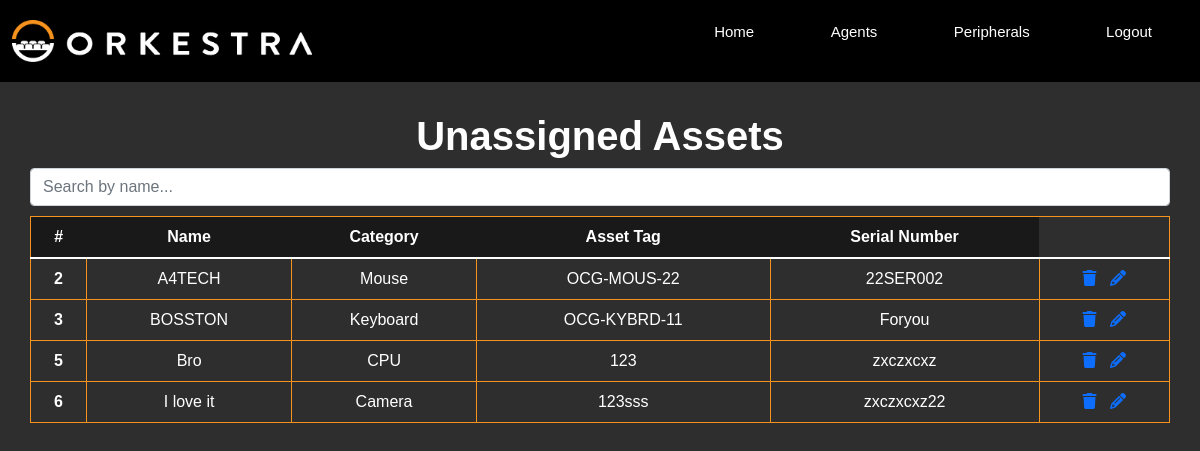
Page /asset-view on the earlier database version.
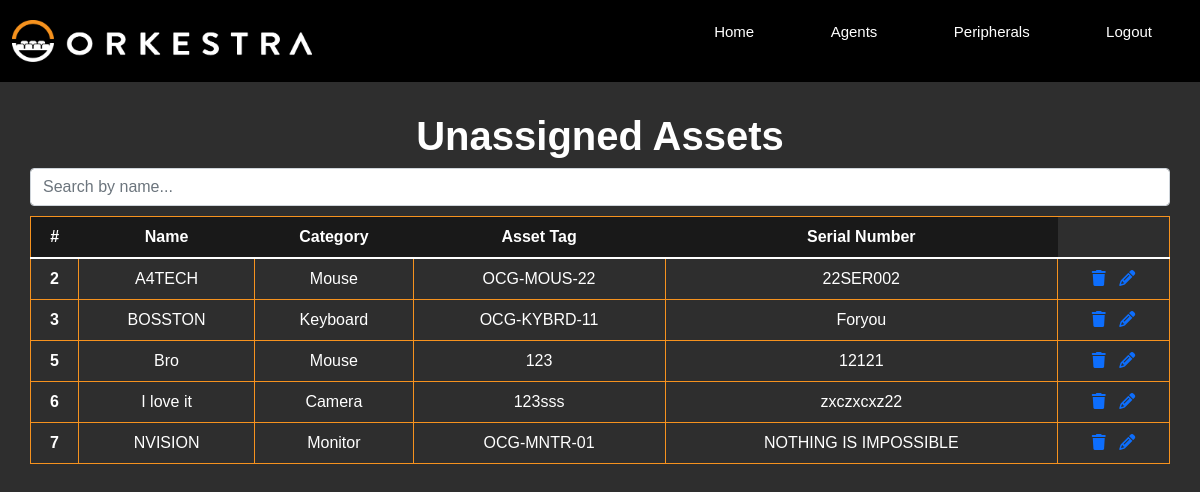
Same page on the later database version.
### models.py (models this page shows)
class Stock(db.Model):
    __tablename__ = 'stock'
    id = db.Column(db.Integer, primary_key=True, autoincrement=True)
    name = db.Column(db.Text, unique=False, nullable=False)
    category = db.Column(db.String(30), unique=False, nullable=False)
    asset_tag = db.Column(db.String(30), unique=False, nullable=False)
    serial_number = db.Column(db.String(30), unique=False, nullable=False)

### main.py (the view)
@app.route("/asset-view", methods=['GET'])
def asset_view():
    msg = ""
    all_stocks_query = """
    SELECT * FROM stock
    WHERE id NOT IN (
    SELECT stock_id FROM asset
    );
    """
    stocks_not_in_asset = db.session.execute(text(all_stocks_query))
    if not stocks_not_in_asset:
        msg = "No unassigned assets found."
    return render_template("asset-view.html", msg=msg, stocks=stocks_not_in_asset)

### templates/asset-view.html (shortened to what this page needs)
<!DOCTYPE html>
<html lang="en">
<head>
  <link href="https://cdn.jsdelivr.net/npm/bootstrap@5.1.3/dist/css/bootstrap.min.css" rel="stylesheet">
  <link rel="stylesheet" href="static\css\styles.css">
</head>
<body>
  <header>
    <nav>
     <a href="{{ url_for('home') }}"><img src="static\css\assets\orkestra-main-logo.png" alt=""></a>
     <div class="nav-links">
        <ul>
            <li><a href="{{ url_for('home') }}">Home</a></li>
            <li><a href="{{ url_for('view') }}">Agents</a></li>
            <li><a href="{{ url_for('asset_view') }}">Peripherals</a></li>
            <li><a href="{{ url_for('login') }}">Logout</a></li>
        </ul>
    </div>
    </nav>
</header>
    <div class="assetView">
      <div class="assetHeader">
        <h1>Unassigned Assets</h1>
        <div class="search-bar">
          <input type="text" class="form-control" id="myInput" onkeyup="myFunction()" placeholder="Search by name...">
        </div>
      </div>
      <div class="assetTable">
        <table class="table" id="myTable">
          <thead>
            <tr>
              <th scope="col">#</th>
              <th scope="col">Name</th>
              <th scope="col">Category</th>
              <th scope="col">Asset Tag</th>
              <th scope="col">Serial Number</th>
            </tr>
          </thead>
          <tbody>
            {% for stock in stocks %}
            <tr>
              <th scope="row">{{ stock.id }}</th>
              <td>{{ stock.name }}</td>
              <td>{{ stock.category }}</td>
              <td>{{ stock.asset_tag }}</td>
              <td>{{ stock.serial_number }}</td>
              <td>
                <a href="{{ url_for('delete_asset', asset_id=stock.id) }}" class="confirmation">  <i class="fa-solid fa-trash"></i>
                </a>
                <a href="{{ url_for('asset_update', num=stock.id) }}">
                    <i class="fa-solid fa-pencil"></i>
                  </a>
              </td>
            </tr>
            {% endfor %}
          </tbody>
        </table>
      </div>
    </div>
</body>
</html>

Differences in the rows shown:
changed Stock "Bro": category "CPU" → "Mouse"; serial_number "zxczxcxz" → "12121"
added Stock: id "7", name "NVISION", category "Monitor", asset_tag "OCG-MNTR-01", serial_number "NOTHING IS IMPOSSIBLE"
